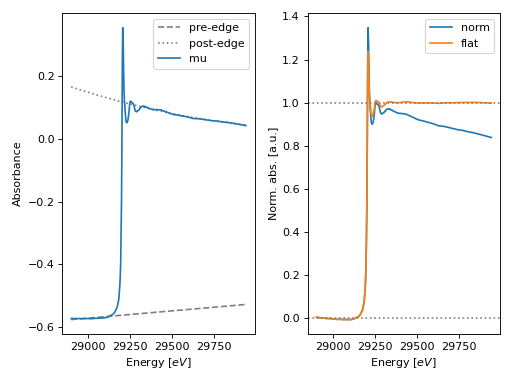

Source code (Python):
from araucaria.testdata import get_testpath
from araucaria import Group
from araucaria.io import read_dnd
from araucaria.xas import pre_edge
from araucaria.utils import check_objattrs
fpath    = get_testpath('dnd_testfile.dat')
group = read_dnd(fpath, scan='mu')  # extracting mu and mu_ref scans
attrs = ['e0', 'edge_step', 'pre_edge', 'post_edge', 'norm', 'flat']
pre    = pre_edge(group, update=True)
check_objattrs(group, Group, attrs)
# [True, True, True, True, True, True]

# plotting original and normalized spectrum
import matplotlib.pyplot as plt
from araucaria.plot import fig_xas_template
fig, ax = fig_xas_template(panels='xx')
line = ax[0].plot(group.energy, group.pre_edge,
                  color='gray', ls='--', label='pre-edge')
line = ax[0].plot(group.energy, group.post_edge,
                  color='gray', ls=':', label='post-edge')
line = ax[0].plot(group.energy, group.mu, label='mu')
text = ax[0].set_ylabel('Absorbance')
leg  = ax[0].legend()
line = ax[1].plot(group.energy, group.norm, label='norm')
line = ax[1].plot(group.energy, group.flat, label='flat')
line = ax[1].axhline(0, color='gray', ls=':')
line = ax[1].axhline(1, color='gray', ls=':')
leg  = ax[1].legend()
fig.tight_layout()
plt.show(block=False)
